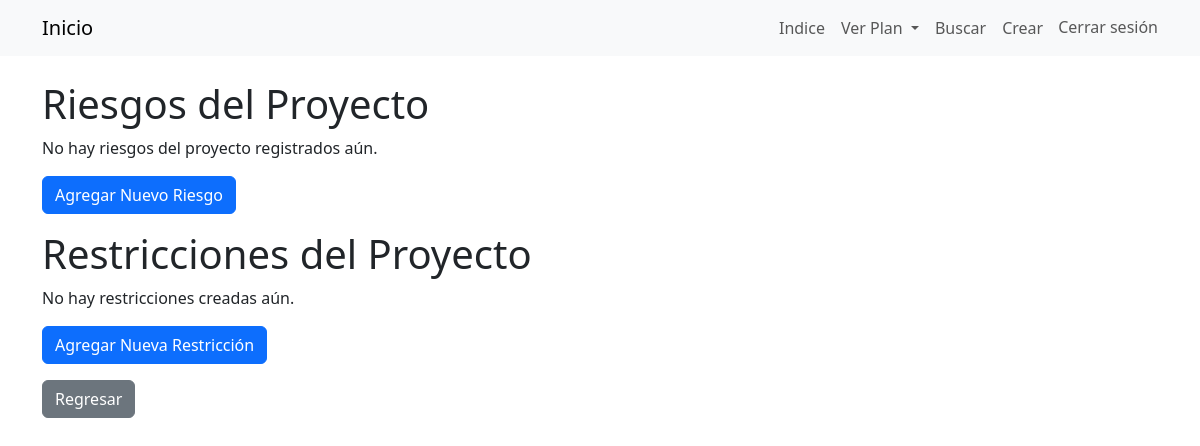
The app's page /project-plan/18/view-risks/, older data.
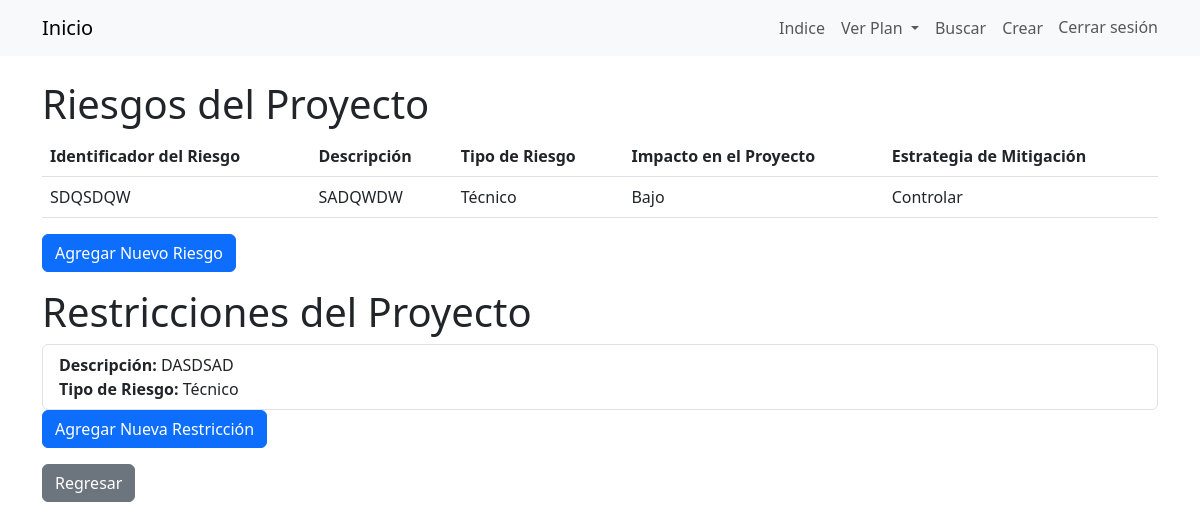
The same page, newer data.
### creadorAPP/models.py (models this page shows, shortened)
class ProjectRisks(models.Model):
    RISK_TYPES = [
        ('Técnico', 'Técnico'),
        ('Organizativo', 'Organizativo'),
        ('Financiero', 'Financiero'),
    ]
    MITIGATION_STRATEGIES = [
        ('Evitar', 'Evitar'),
        ('Aceptar', 'Aceptar'),
        ('Transferir', 'Transferir'),
        ('Controlar', 'Controlar'),
    ]
    project_plan = models.ForeignKey(ProjectPlan, on_delete=models.CASCADE, related_name='risks')
    risk_identifier = models.CharField(max_length=50, unique=True,blank=True, default='')
    description = models.TextField(blank=True, default='')
    risk_type = models.CharField(max_length=30, choices=RISK_TYPES,blank=True, default='')
    identification_date = models.DateField(auto_now_add=True)
    probability = models.CharField(max_length=30, choices=[
        ('Baja', 'Baja'),
        ('Media', 'Media'),
        ('Alta', 'Alta'),
    ])
    severity_level = models.CharField(max_length=30, choices=[
        ('Bajo', 'Bajo'),
        ('Medio', 'Medio'),
        ('Alto', 'Alto'),
    ])
    mitigation_strategy = models.CharField(max_length=30, choices=MITIGATION_STRATEGIES)

class Restriccion(models.Model):
    RISK_TYPES = [
       ('Técnico', 'Técnico'),
        ('Organizativo', 'Organizativo'),
        ('Financiero', 'Financiero'),
    ]
    proyecto = models.ForeignKey(ProjectPlan, on_delete=models.CASCADE, related_name='restricciones')
    descripcion = models.TextField(help_text="Descripción de la restricción.",blank=True, default='')
    tipo_riesgo = models.CharField(
        max_length=30,
        choices=RISK_TYPES,
        verbose_name="Tipo de Riesgo",
        null=True,
        blank=True,
        help_text="Tipo de riesgo asociado con esta restricción."
    )
    fecha_creacion = models.DateTimeField(auto_now_add=True)

### creadorAPP/views.py (the view)
# urls.py: path('project-plan/<int:project_id>/view-risks/', views.view_risks, name='view_risks'),
def view_risks(request, project_id):
    project_risks = ProjectRisks.objects.filter(project_plan = project_id)
    restricciones = Restriccion.objects.filter(proyecto=project_id)
    return render(request, 'projects/view_risks.html', {'project_risks': project_risks, 'project_id': project_id, 'restricciones':restricciones})

### creadorAPP/templates/projects/view_risks.html (shortened to what this page needs)
{% extends 'base.html' %}
{% block content %}
<body>
    <h1>Riesgos del Proyecto</h1>
    {% if project_risks %}
        <table class="table">
            <thead>
                <tr>
                    <th>Identificador del Riesgo</th>
                    <th>Descripción</th>
                    <th>Tipo de Riesgo</th>
                    <th>Impacto en el Proyecto</th>
                    <th>Estrategia de Mitigación</th>
                </tr>
            </thead>
            <tbody>
                {% for risk in project_risks %}
                    <tr>
                        <td>{{ risk.risk_identifier }}</td>
                        <td>{{ risk.description }}</td>
                        <td>{{ risk.risk_type }}</td>
                        <td>{{ risk.severity_level }}</td>
                        <td>{{ risk.mitigation_strategy }}</td>
                    </tr>
                {% endfor %}
            </tbody>
        </table>
    {% else %}
        <p>No hay riesgos del proyecto registrados aún.</p>
    {% endif %}
    <p>
        <a href="{% url 'define_risks' project_id %}" class="btn btn-primary">
            Agregar Nuevo Riesgo
        </a>
    </p>
    <h1>Restricciones del Proyecto</h1>
    {% if restricciones %}
        <ul class="list-group">
            {% for restriccion in restricciones %}
                <li class="list-group-item">
                    <strong>Descripción:</strong> {{ restriccion.descripcion }}<br>
                    <strong>Tipo de Riesgo:</strong>
                    {% if restriccion.tipo_riesgo %}
                        {{ restriccion.get_tipo_riesgo_display }}
                    {% else %}
                        <em>No especificado</em>
                    {% endif %}
                </li>
            {% endfor %}
        </ul>
    {% else %}
        <p>No hay restricciones creadas aún.</p>
    {% endif %}
    <p>
        <a href="{% url 'agregar_restriccion' project_id %}" class="btn btn-primary">
            Agregar Nueva Restricción
        </a>
    </p>
    <p>
        <a href="{% url 'view_project_plan' project_id %}" class="btn btn-secondary">
            Regresar
        </a>
    </p>
</body>
{% endblock %}

Row changes from the older to the newer data that the page shows:
added ProjectRisks: risk_identifier "SDQSDQW", description "SADQWDW", risk_type "Técnico", severity_level "Bajo", mitigation_strategy "Controlar"
added Restriccion: descripcion "DASDSAD", tipo_riesgo "Técnico"
Text that changed along with them:
text no longer shown: "No hay riesgos del proyecto registrados aún. No hay restricciones creadas aún."
text now shown: "Identificador del Riesgo Descripción Tipo de Riesgo Impacto en el Proyecto Estrategia de Mitigación"
